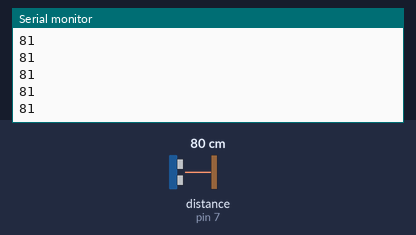
The sketch below on a simulated Arduino Uno, built with avr-gcc and run on an emulated ATmega328P. Shown: the last lines printed to the serial monitor. The inputs (shaded band) are chosen by the test bench; at power-on: distance to the obstacle (sensor on pin 7) 80 cm. The echo pulse lasts 58.3 µs per cm.

Above: at 1.2 s.
1.3 s: distance to the obstacle (sensor on pin 7) set to 2 cm
At 1.59 s:
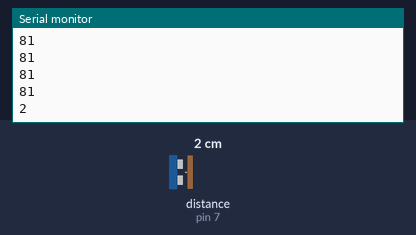
2.8 s: distance to the obstacle (sensor on pin 7) set to 4 cm
At 3.0 s:
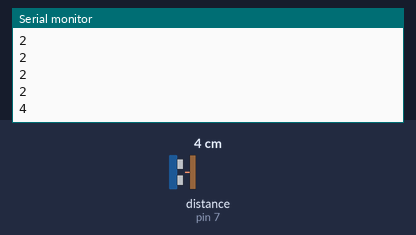
Timing chart, 0 to 5.8 s (numbered marks = the images above; inputs shaded):
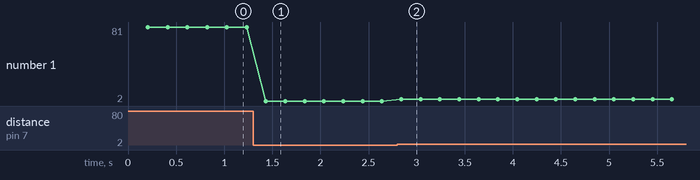

Measured:
- after the input at 1.3 s, the serial monitor: prints a new line after 0.13 s (image 1)
- after the input at 2.8 s, the serial monitor: prints a new line at once (image 2)
- plotted number 1: 81 → 2 after the input at 1.3 s, 2 → 4 after the input at 2.8 s

The sketch:

final_arduino_code.ino
```cpp
#include <NewPing.h>

#define TRIGGER_PIN  8
#define ECHO_PIN     7
#define MAX_DISTANCE 250


//const int lowDist = 10;

NewPing sonar(TRIGGER_PIN, ECHO_PIN, MAX_DISTANCE);

void setup(){
  Serial.begin(115200);

}

void loop(){
 delay(200);
  int uS = sonar.ping();
  //Serial.print("Ping: ");
  Serial.println(uS / US_ROUNDTRIP_CM); // convert ping time to distance in cm
  //Serial.println("cm");


}
```
